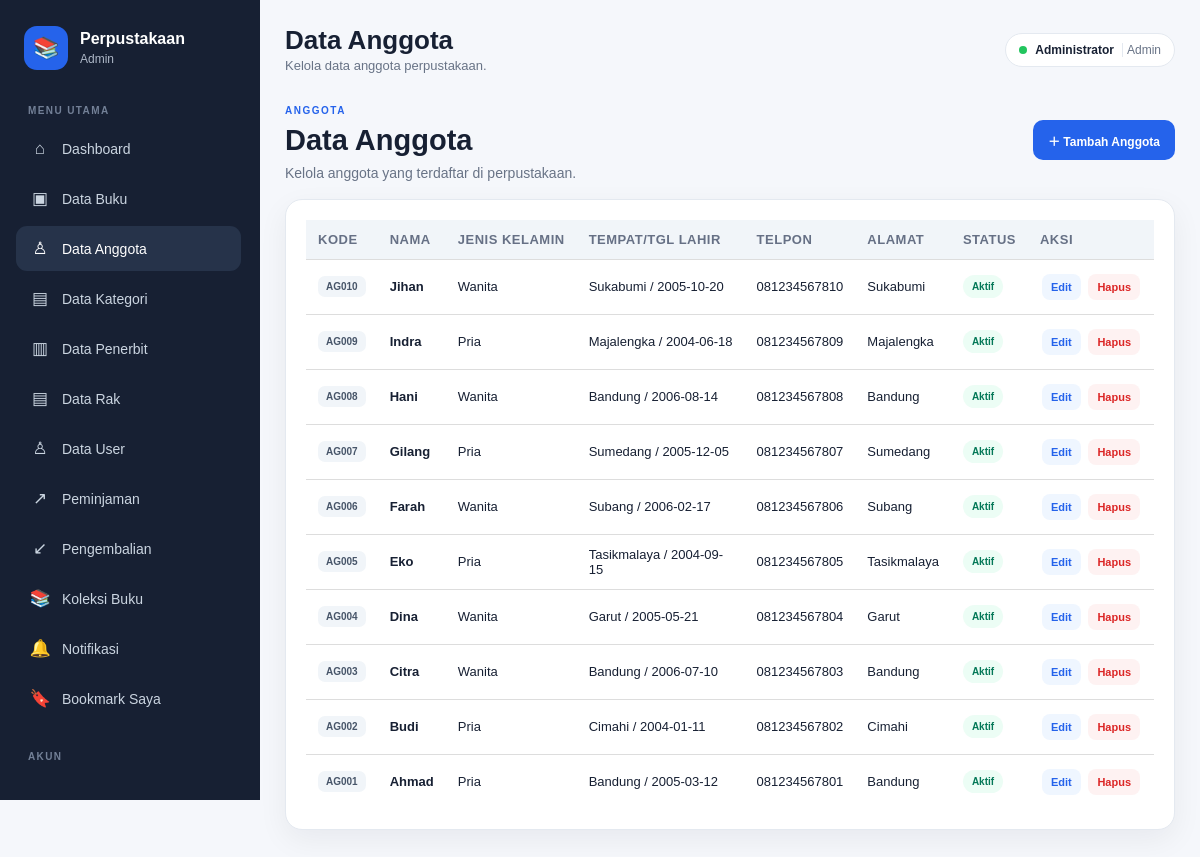
/anggota/anggota.php (signed in), run on the app's committed database.
### tables this page shows
CREATE TABLE `anggota` (
  `id` int(10) UNSIGNED NOT NULL,
  `kode_anggota` varchar(20) NOT NULL,
  `nama` varchar(100) NOT NULL,
  `jenis_kelamin` enum('pria','wanita') DEFAULT NULL,
  `tempat_lahir` varchar(100) DEFAULT NULL,
  `tanggal_lahir` date DEFAULT NULL,
  `telpon` varchar(20) DEFAULT NULL,
  `alamat` text DEFAULT NULL,
  `status_aktif` tinyint(1) NOT NULL DEFAULT 1,
  `deleted_at` datetime DEFAULT NULL
);

### config/app.php (called while the page is built, shortened)
<?php
function url($path = "")
{
  $path = ltrim($path, "/");
  return BASE_URL . ($path !== "" ? "/" . $path : "");
}
if (!function_exists("e")) {
  function e($value)
  {
    return htmlspecialchars((string) $value, ENT_QUOTES, "UTF-8");
  }
}

### anggota/anggota.php (the view, shortened to what this page needs)
<?php
require_once __DIR__ . '/../config/connection.php';
$rows = $conn->query('SELECT id, kode_anggota, nama, jenis_kelamin, tempat_lahir, tanggal_lahir, telpon, alamat, status_aktif FROM anggota ORDER BY id DESC');
require_once __DIR__ . '/../includes/layout_header.php';
?>
<section class="page-intro">
    <div>
        <span class="page-label">ANGGOTA</span>
        <h1>Data Anggota</h1>
        <p>Kelola anggota yang terdaftar di perpustakaan.</p>
    </div>
    <a href="<?= e(url('anggota/anggota_form.php')) ?>" class="btn primary">＋ Tambah Anggota</a>
</section>
<section class="panel">
    <div class="table-wrap">
        <table>
            <thead>
                <tr>
                    <th>Kode</th>
                    <th>Nama</th>
                    <th>Jenis Kelamin</th>
                    <th>Tempat/Tgl Lahir</th>
                    <th>Telpon</th>
                    <th>Alamat</th>
                    <th>Status</th>
                    <th>Aksi</th>
                </tr>
            </thead>
            <tbody>
            <?php if ($rows->num_rows): ?>
                <?php while ($r = $rows->fetch_assoc()): ?>
                    <tr>
                        <td data-label="Kode"><span class="book-code"><?= e($r['kode_anggota']) ?></span></td>
                        <td data-label="Nama"><b><?= e($r['nama']) ?></b></td>
                        <td data-label="Jenis Kelamin"><?= e(ucfirst($r['jenis_kelamin'] ?? '-')) ?></td>
                        <td data-label="Tempat/Tgl Lahir"><?= e($r['tempat_lahir'] ?? '-') ?> / <?= e($r['tanggal_lahir'] ?? '-') ?></td>
                        <td data-label="Telpon"><?= e($r['telpon'] ?? '-') ?></td>
                        <td data-label="Alamat"><?= e($r['alamat'] ?? '-') ?></td>
                        <td data-label="Status"><span class="badge <?= (int) $r['status_aktif'] === 1 ? 'green' : 'red' ?>"><?= (int) $r['status_aktif'] === 1 ? 'Aktif' : 'Nonaktif' ?></span></td>
                        <td data-label="Aksi" class="actions-cell">
                            <a class="action edit" href="<?= e(url('anggota/anggota_form.php')) ?>?id=<?= $r['id'] ?>">Edit</a>
                            <a class="action delete" href="<?= e(url('anggota/hapus.php')) ?>?id=<?= $r['id'] ?>" onclick="return confirm('Yakin ingin menghapus permanen anggota ini? Riwayat peminjaman buku akan tetap aman.')">Hapus</a>
                        </td>
                    </tr>
                <?php endwhile; ?>
            <?php else: ?>
                <tr><td colspan="8" class="empty">Belum ada anggota.</td></tr>
            <?php endif; ?>
            </tbody>
        </table>
    </div>
</section>
<?php require_once __DIR__ . '/../includes/layout_footer.php'; ?>

### assets/css/style.css (style rules this page uses)
* { box-sizing: border-box; margin: 0; padding: 0; }
:root { --nav: #172033; --nav-2: #26334a; --primary: #2563eb; --primary-dark: #1d4ed8; --bg: #f5f7fb; --white: #ffffff; --text: #172033; --muted: #687386; --border: #e4e9f0; --green: #047857; --red: #b91c1c; --orange: #c2410c; --shadow: 0 10px 30px rgba(15, 23, 42, 0.06); --shadow-hover: 0 15px 35px rgba(15, 23, 42, 0.10); --radius: 12px; --radius-lg: 17px; }
html { scroll-behavior: smooth; }
body { font-family: Arial, Helvetica, sans-serif; background: var(--bg); color: var(--text); min-height: 100vh; }
a { color: inherit; }
.hero-panel, .panel, .stat-card, .summary-card, .search-hero, .search-results { background: #ffffff; border: 1px solid var(--border); border-radius: var(--radius-lg); box-shadow: var(--shadow); }
.panel { padding: 20px; margin-bottom: 20px; }
.hero-panel h1, .page-intro h1, .search-hero h1 { font-size: 29px; line-height: 1.25; margin: 4px 0 7px; }
.hero-panel p, .page-intro p, .search-hero p { color: var(--muted); font-size: 14px; }
.page-label { display: inline-block; color: var(--primary); font-size: 10px; font-weight: 800; letter-spacing: 1.5px; }
.page-intro { display: flex; align-items: center; justify-content: space-between; gap: 20px; margin-bottom: 18px; }
.btn { display: inline-flex; align-items: center; justify-content: center; min-height: 40px; padding: 9px 14px; border: 1px solid transparent; border-radius: 10px; text-decoration: none; background: #eef2f7; color: #334155; font-weight: 700; font-size: 12px; cursor: pointer; transition: background 0.18s ease, transform 0.18s ease, filter 0.18s ease; }
.btn.primary { background: var(--primary); color: #ffffff; }
.table-wrap, .table-container { width: 100%; overflow-x: auto; -webkit-overflow-scrolling: touch; }
table { width: 100%; border-collapse: collapse; min-width: 760px; background: #ffffff; }
th, td { padding: 13px 12px; border-bottom: 1px solid var(--border); text-align: left; font-size: 12px; vertical-align: middle; }
th { background: #f8fafc; color: #667085; text-transform: uppercase; font-size: 10px; letter-spacing: 0.5px; white-space: nowrap; }
tbody tr:last-child td { border-bottom: 0; }
table th, table td { padding: 12px; border-bottom: 1px solid #ddd; text-align: left; font-size: 13px; }
table th { background: #f1f5f9; font-weight: bold; }
.badge { display: inline-flex; padding: 6px 9px; border-radius: 999px; font-size: 10px; font-weight: 800; }
.badge.green { background: #ecfdf5; color: var(--green); }
.book-code { display: inline-flex; padding: 5px 8px; border-radius: 7px; background: #f1f5f9; color: #475569; font-size: 10px; font-weight: 800; white-space: nowrap; }
.actions-cell { white-space: nowrap; }
.action { display: inline-flex; padding: 7px 9px; border-radius: 8px; text-decoration: none; font-size: 11px; font-weight: 700; margin: 2px; }
.action.edit { background: #eff6ff; color: var(--primary); }
.action.delete { background: #fef2f2; color: #dc2626; }

### data on the page
anggota: kode_anggota "AG010", nama "Jihan", jenis_kelamin "Wanita", tempat_lahir "Sukabumi", tanggal_lahir "2005-10-20", telpon "081234567810", alamat "Sukabumi", status_aktif "Aktif"
anggota: kode_anggota "AG009", nama "Indra", jenis_kelamin "Pria", tempat_lahir "Majalengka", tanggal_lahir "2004-06-18", telpon "081234567809", alamat "Majalengka", status_aktif "Aktif"
anggota: kode_anggota "AG008", nama "Hani", jenis_kelamin "Wanita", tempat_lahir "Bandung", tanggal_lahir "2006-08-14", telpon "081234567808", alamat "Bandung", status_aktif "Aktif"
anggota: kode_anggota "AG007", nama "Gilang", jenis_kelamin "Pria", tempat_lahir "Sumedang", tanggal_lahir "2005-12-05", telpon "081234567807", alamat "Sumedang", status_aktif "Aktif"
anggota: kode_anggota "AG006", nama "Farah", jenis_kelamin "Wanita", tempat_lahir "Subang", tanggal_lahir "2006-02-17", telpon "081234567806", alamat "Subang", status_aktif "Aktif"
anggota: kode_anggota "AG005", nama "Eko", jenis_kelamin "Pria", tempat_lahir "Tasikmalaya", tanggal_lahir "2004-09-15", telpon "081234567805", alamat "Tasikmalaya", status_aktif "Aktif"
anggota: kode_anggota "AG004", nama "Dina", jenis_kelamin "Wanita", tempat_lahir "Garut", tanggal_lahir "2005-05-21", telpon "081234567804", alamat "Garut", status_aktif "Aktif"
anggota: kode_anggota "AG003", nama "Citra", jenis_kelamin "Wanita", tempat_lahir "Bandung", tanggal_lahir "2006-07-10", telpon "081234567803", alamat "Bandung", status_aktif "Aktif"
anggota: kode_anggota "AG002", nama "Budi", jenis_kelamin "Pria", tempat_lahir "Cimahi", tanggal_lahir "2004-01-11", telpon "081234567802", alamat "Cimahi", status_aktif "Aktif"
anggota: kode_anggota "AG001", nama "Ahmad", jenis_kelamin "Pria", tempat_lahir "Bandung", tanggal_lahir "2005-03-12", telpon "081234567801", alamat "Bandung", status_aktif "Aktif"

### other printed values
$level ?: 'User' "Admin"
$pageTitle "Data Anggota"
$pageDescription "Kelola data anggota perpustakaan."
$_SESSION['nama'] "Administrator"
$_SESSION['level'] "Admin"
